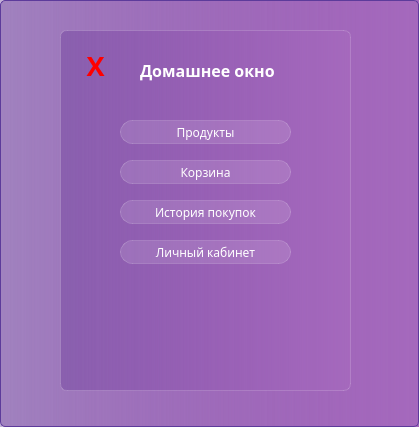
<?xml version="1.0" encoding="UTF-8"?>
<ui version="4.0">
 <class>HomeWindowBuyeer</class>
 <widget class="QWidget" name="HomeWindowBuyeer">
  <property name="geometry">
   <rect>
    <x>0</x>
    <y>0</y>
    <width>419</width>
    <height>427</height>
   </rect>
  </property>
  <property name="minimumSize">
   <size>
    <width>419</width>
    <height>427</height>
   </size>
  </property>
  <property name="maximumSize">
   <size>
    <width>419</width>
    <height>427</height>
   </size>
  </property>
  <property name="windowTitle">
   <string>Dialog</string>
  </property>
  <property name="styleSheet">
   <string notr="true">background-color:  qlineargradient( spread:pad,  x1:0, y1:0, x2:1, y2:0,  stop:0 rgba(105, 57, 153, 100),  stop:1 rgba(165, 105, 189, 255));  border: 1px solid #5D3B9B;  border-radius: 5px;
font-family: Everlasting;</string>
  </property>
  <widget class="QWidget" name="widget" native="true">
   <property name="geometry">
    <rect>
     <x>60</x>
     <y>30</y>
     <width>291</width>
     <height>361</height>
    </rect>
   </property>
   <property name="styleSheet">
    <string notr="true">backgroud-color: rgba(255, 255, 255, 30);
border: 1px solid rgba(255, 255, 255, 40);
border-radius: 7px;</string>
   </property>
   <widget class="QLabel" name="label_5">
    <property name="geometry">
     <rect>
      <x>80</x>
      <y>30</y>
      <width>141</width>
      <height>21</height>
     </rect>
    </property>
    <property name="styleSheet">
     <string notr="true">color: white;
font-weight: bold;
border: none;
font-size: 12pt;
background-color: none;</string>
    </property>
    <property name="text">
     <string>Домашнее окно</string>
    </property>
   </widget>
   <widget class="QPushButton" name="Products_button_Clicked">
    <property name="geometry">
     <rect>
      <x>60</x>
      <y>90</y>
      <width>171</width>
      <height>24</height>
     </rect>
    </property>
    <property name="styleSheet">
     <string notr="true">QPushButton {
color: white;
background-color: rgba(255,255,255,30);
border: 1px solid rgba(255,255,255,40);
border-radius: 12px;
} 
QPushButton:hover{
background-color: rgba(255,255,255,40);
}

QPushButton:pressed{
background-color: rgba(255,255,255,70);
}</string>
    </property>
    <property name="text">
     <string>Продукты</string>
    </property>
   </widget>
   <widget class="QPushButton" name="Basket_button_Clicked">
    <property name="geometry">
     <rect>
      <x>60</x>
      <y>130</y>
      <width>171</width>
      <height>24</height>
     </rect>
    </property>
    <property name="styleSheet">
     <string notr="true">QPushButton {
color: white;
background-color: rgba(255,255,255,30);
border: 1px solid rgba(255,255,255,40);
border-radius: 12px;
} 
QPushButton:hover{
background-color: rgba(255,255,255,40);
}

QPushButton:pressed{
background-color: rgba(255,255,255,70);
}</string>
    </property>
    <property name="text">
     <string>Корзина</string>
    </property>
   </widget>
   <widget class="QPushButton" name="History_button_Clicked">
    <property name="geometry">
     <rect>
      <x>60</x>
      <y>170</y>
      <width>171</width>
      <height>24</height>
     </rect>
    </property>
    <property name="styleSheet">
     <string notr="true">QPushButton {
color: white;
background-color: rgba(255,255,255,30);
border: 1px solid rgba(255,255,255,40);
border-radius: 12px;
} 
QPushButton:hover{
background-color: rgba(255,255,255,40);
}

QPushButton:pressed{
background-color: rgba(255,255,255,70);
}</string>
    </property>
    <property name="text">
     <string>История покупок</string>
    </property>
   </widget>
   <widget class="QPushButton" name="PAccount_button_Clicked">
    <property name="geometry">
     <rect>
      <x>60</x>
      <y>210</y>
      <width>171</width>
      <height>24</height>
     </rect>
    </property>
    <property name="styleSheet">
     <string notr="true">QPushButton {
color: white;
background-color: rgba(255,255,255,30);
border: 1px solid rgba(255,255,255,40);
border-radius: 12px;
} 
QPushButton:hover{
background-color: rgba(255,255,255,40);
}

QPushButton:pressed{
background-color: rgba(255,255,255,70);
}</string>
    </property>
    <property name="text">
     <string>Личный кабинет</string>
    </property>
   </widget>
   <widget class="QPushButton" name="exit">
    <property name="geometry">
     <rect>
      <x>10</x>
      <y>20</y>
      <width>51</width>
      <height>31</height>
     </rect>
    </property>
    <property name="styleSheet">
     <string notr="true">QPushButton {
    color: red;
    font-weight: bold;
    border: none;
    font-size: 20pt;
    background-color: none;
    padding: 5px; /* Добавил отступы для улучшения внешнего вида */
    text-align: center; /* Центрирование текста */
}

QPushButton:hover {
    background-color: rgba(255, 255, 255, 40);
}

QPushButton:pressed {
    background-color: rgba(255, 255, 255, 70);
}

QPushButton::before {
    content: &quot;&quot;; /* Символ значка выключения */
    font-size: 14pt; /* Размер значка */
    margin-right: 5px; /* Отступ между значком и текстом */
}</string>
    </property>
    <property name="text">
     <string>X</string>
    </property>
    <property name="iconSize">
     <size>
      <width>64</width>
      <height>64</height>
     </size>
    </property>
   </widget>
  </widget>
 </widget>
 <resources/>
 <connections/>
</ui>
